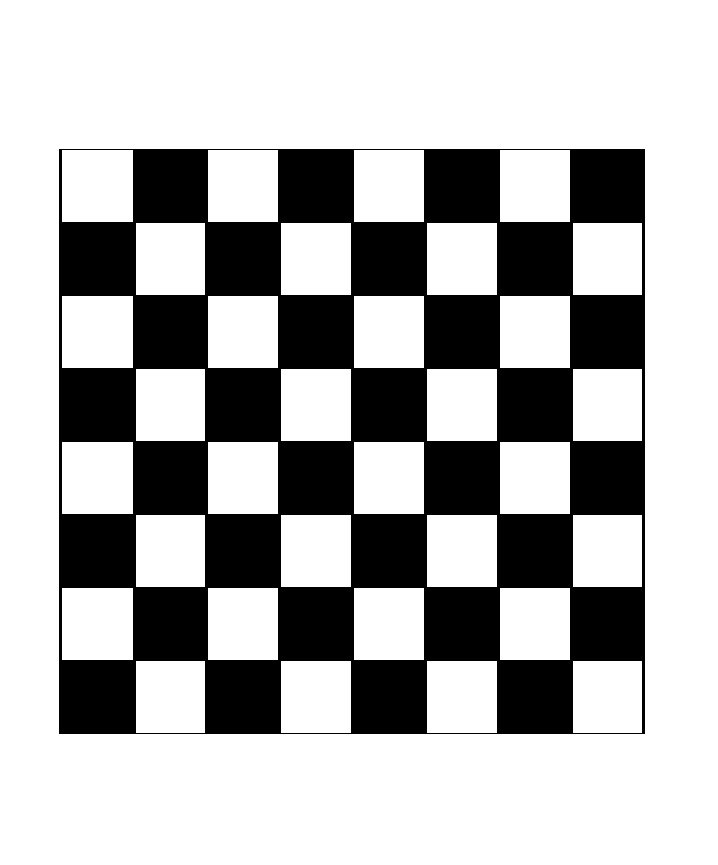
#> input picture assets/chess board.png, 718 x 865 px
$ python Corner_Detection.py
#> lines starting #> are read from the running program, lines starting #| are printed output that depends on the picture; after the words box and inside, x2 and y2 are one past the last pixel; in counts of white or black regions, pixels touching at a corner belong together
# here we are going to perform a corner detection

import cv2
import numpy as np

img = cv2.imread('assets/chess board.png')
#> img is the input picture: shape (865, 718, 3); 70.7% white; 1 black region, box (x1, y1, x2, y2) and area: (59, 149, 645, 734) 181818
img = cv2.resize(img, (0,0), fx=0.75, fy=0.75)
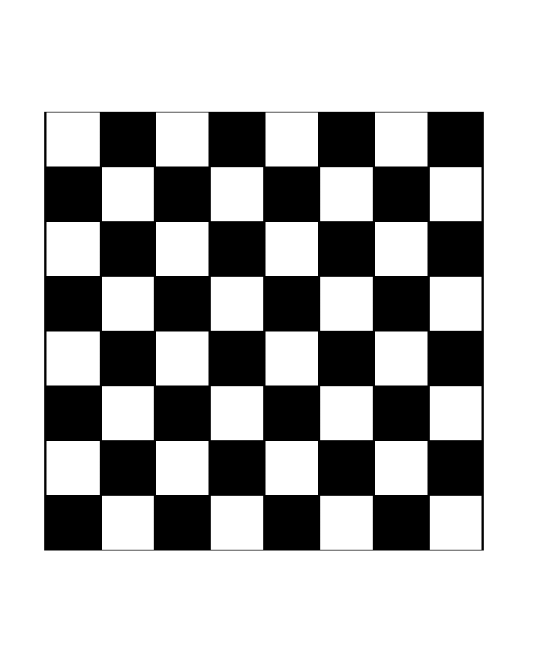
#> img: shape (649, 538, 3); min 0, max 255, mean 180.3
gray = cv2.cvtColor(img, cv2.COLOR_BGR2GRAY) # working with detection using grayscale image is better as it reduces the complexity of the image and makes it easier to detect things for algorithm

# pass : image, max corners to detect, quality level (0-1), minimum distance between corners
# image is to oprate on
# max corner return is the maximum number of corners to detect
# quality level is the minimum quality of corners to be detected like 0 will detect if its barely look like corner while 1 wil detect only the best / fine cornrs best value is 0.01
# minimum distance is the minimum distance between corners to be detected, like may be there exist a corner which to close and part of one corner like curvy corner so it will not count it two if we have set distance
# (x1,y1) (x2,y2) = sqrt[(x2-x1)^2 + (y2-y1)^2]  this is the formula to calculate the distance between two points to find minimum distance ie pythagorean theorem
corners = cv2.goodFeaturesToTrack(gray, 100, 0.01, 10) # return array of x,y like [[100, 200], [150, 250], ...] for each corner detected
#> corners = 81 rows, first 8: [45, 112], [375, 494], [317, 494], [156, 494], [375, 441], [317, 441], [156, 441], [375, 275]
# corners = np.intp(corners) # convert the corners to integer type as it is in float type
corners = corners.astype(np.intp) # as previous method are not working so we use astype to convert the corners to integer type


for corner in corners:
    # print(corner) # if we do this it will give [[[x, y]]] for each corner detectedso we need to do like corner = corner[0] to get the x,y coordinates
    x, y = corner.ravel() # ravel() is used to flatten the array i.e. [[[x, y]]] to [x, y] or any kind like [[a,b],[c,d]] give [a,b,c,d] so we can use it to get the x,y coordinates
    cv2.circle(img, (x,y), 5, (0, 255, 0), -1)
#> this loop made 81 passes
#> (x, y) on passes 1 to 12: (45, 112), (375, 494), (317, 494), (156, 494), (375, 441), (317, 441), (156, 441), (375, 275), (317, 275), (156, 275), (375, 222), (317, 222)
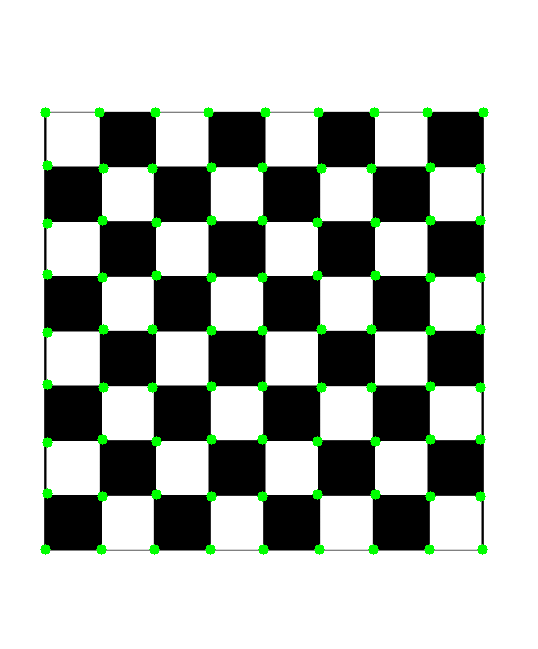
#> img: shape (649, 538, 3); 1.88% of pixels changed, all inside (x1, y1, x2, y2) = (40, 107, 489, 555)

# here we take corner i loop through each corner remaing in inner loop while draw line i corneer to each and do same for all
for i in range(len(corners)):# outer loop to iterate through each corner
    for j in range(i+1, len(corners)): #its i+1 because we want to draw a line between each corner and we dont want to draw a line between the same corner so we start from i+1
        corner1 = tuple(corners[i][0]) # e pass [i][0] as its [[x, y]] and we want to get the x,y coordinates so we need to pass [0] to get the first corner
        corner2 = tuple(corners[j][0]) # get the second corner
        color = tuple(map(lambda x : int(x) ,np.random.randint(0, 255, size=3)))  # gives list of size 3 with random values between 0 and 255
        # conver list in tuple as needed
        cv2.line(img, corner1, corner2, color, 1) # draw a line between the two corners
#> this loop made 81 passes
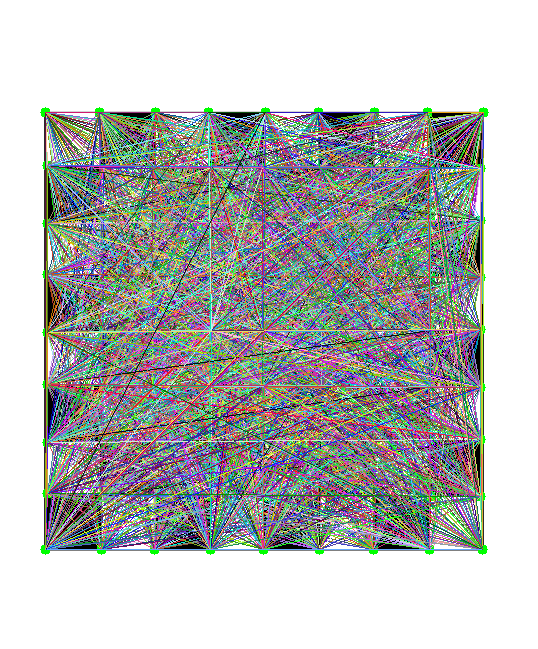
#> img: shape (649, 538, 3); mean B, G, R 183.9, 184.8, 182.8

cv2.imshow('Chess Board', img)
cv2.waitKey(0)
cv2.destroyAllWindows()
